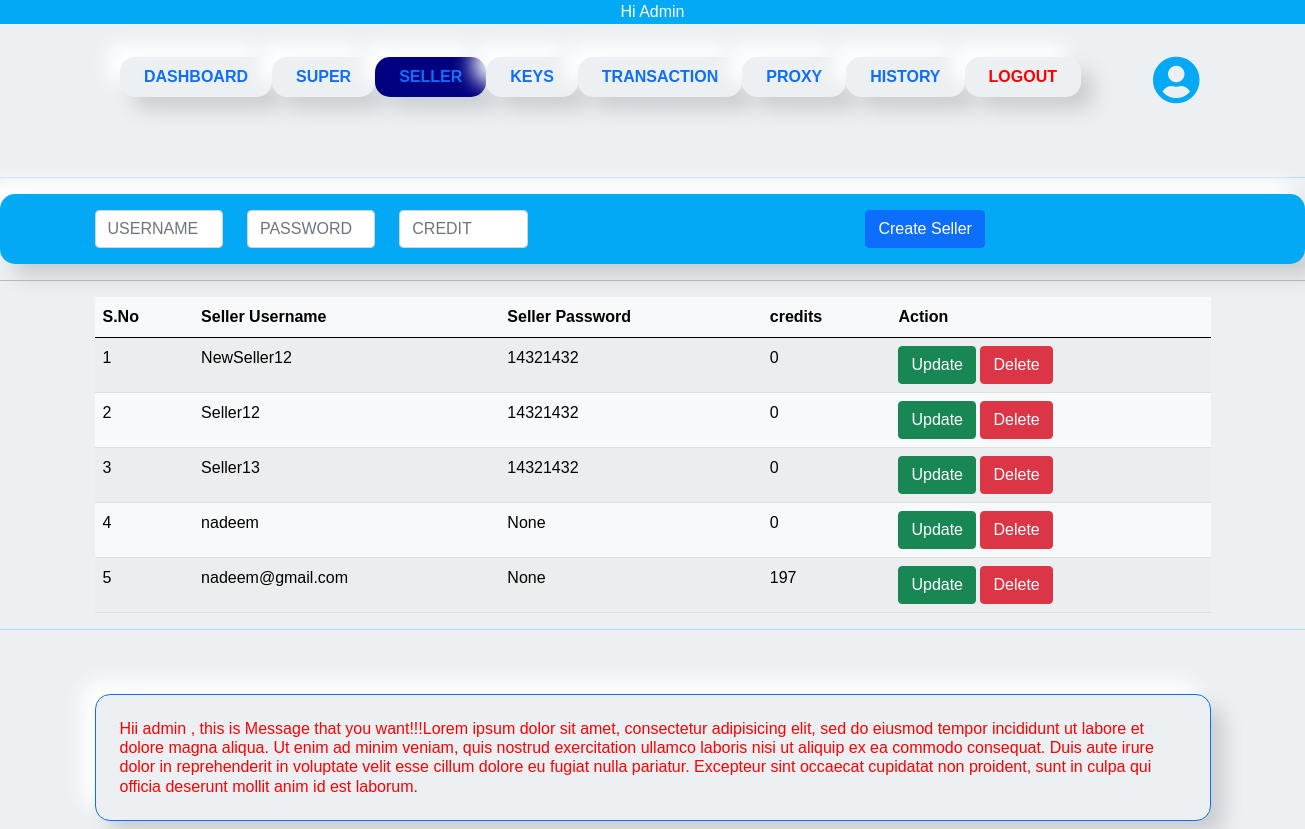
Screenshot of /AdminUser/admin_seller (signed in) with the database file from the repository.
### app/models.py (models this page shows)
class User(AbstractUser): #inherite here
    is_admin    =  models.BooleanField(default=False) #high
    is_super    =  models.BooleanField(default=False) #mid
    is_seller   =  models.BooleanField(default=False) #low
    credit      =  models.PositiveIntegerField(default=0)
    created_by  =  models.CharField( max_length=150 , null=True, blank=True )
    creator     =  models.ForeignKey('self', on_delete=models.CASCADE , null=True, blank=True)
    seller_pass =  models.CharField( max_length=150 , null=True, blank=True )
    super_pass  =  models.CharField( max_length=150 , null=True, blank=True )

### Admin/views.py (the view, shortened to what this page needs)
# urls.py: path('admin_seller', admin_Seller,name='admin_seller'),
def admin_Seller(request):
    if not request.user.is_authenticated:
        return redirect('home')
    username      = request.user.username
    sellers       =  User.objects.filter(is_seller = True)
    return render(request,'app/admin/admin_seller.html',{'username':username,'sellers':sellers})

### app/template/app/admin/admin_seller.html (shortened to what this page needs)
{% extends 'app/base.html' %}
{% load static %}
{% block body %}
{% include 'app/admin/admin_header.html' %}
<div class="navbar navbar-expand-lg smooth" style="background-color: #03A9F4;">
    <div class="container my-2">
      <form method="POST" action="{% url 'admin_seller' %}" class=" my-2 my-lg-0 ">
        <div class="row">
          <div class="col-sm-2">
            <input name="seller_username" id="client_name" class="form-control  mr-sm-2" type="text" placeholder="USERNAME"  aria-label="client name" title="enter username "  required>
          </div>
          <div class="col-sm-2">
            <input name="seller_password" id="client_id" class="form-control mr-sm-2" type="text" placeholder="PASSWORD"  aria-label="client id." title="enter password" required>
          </div>
          <div class="col-sm-2">
            <input name="seller_credit" id="client_id" class="form-control mr-sm-2" type="number" min="0" placeholder="CREDIT"  aria-label="client id." title="enter credit" width=20 >
          </div>
          <div class="col-sm-6">
            <button  style="float:right;" class="btn btn-primary my-2 my-sm-0" type="submit" title="Create">Create Seller</button>
          </div>
        </div>
          </form>
    </div>
    </div>
<hr>
<div class="container">
<table class="table table-striped table-light">
    <thead class="thead-dark">
    <tr>
      <th>S.No</th>
      <th>Seller Username</th>
      <th>Seller Password</th>
      <th>credits</th>
      <th class="">Action</th>
    </tr>
    </thead>
    <tbody>
      {% for i in sellers.all %}
      <tr>
        <td>{{ forloop.counter}}</td>
        <td>{{ i.username }}</td>
        <td>{{ i.seller_pass }}</td>
        <td>{{ i.credit }}</td>
          <td>
            <a href="{% url 'update_seller'  i.id %}" class="btn btn-success">Update</a>
            <a href="{% url 'delete_seller'  i.id %}" onclick="return confirm('Do you want to really delete?   ') ; "  class="btn btn-danger">Delete</a>
      </td>
      </tr>
      {% endfor %}
      </tbody>
  </table>
</div>
{% include 'app/admin/admin_footer.html' %}
{%endblock%}

### app/template/app/base.html (style rules this page uses)
* { margin: 0; padding: 0; box-sizing: border-box; font-family: 'Poppins', sans-serif }
body { background: #ecf0f3; margin: None; padding: None; }
.smooth { background-color: #ecf0f3; border-radius: 15px; box-shadow: 13px 13px 20px #cbced1, -13px -13px 20px #fff }

### rows the page displays
User: username "NewSeller12", seller_pass "14321432", credit "0"
User: username "Seller12", seller_pass "14321432", credit "0"
User: username "Seller13", seller_pass "14321432", credit "0"
User: username "nadeem", seller_pass "None", credit "0"
User: username "nadeem@gmail.com", seller_pass "None", credit "197"
